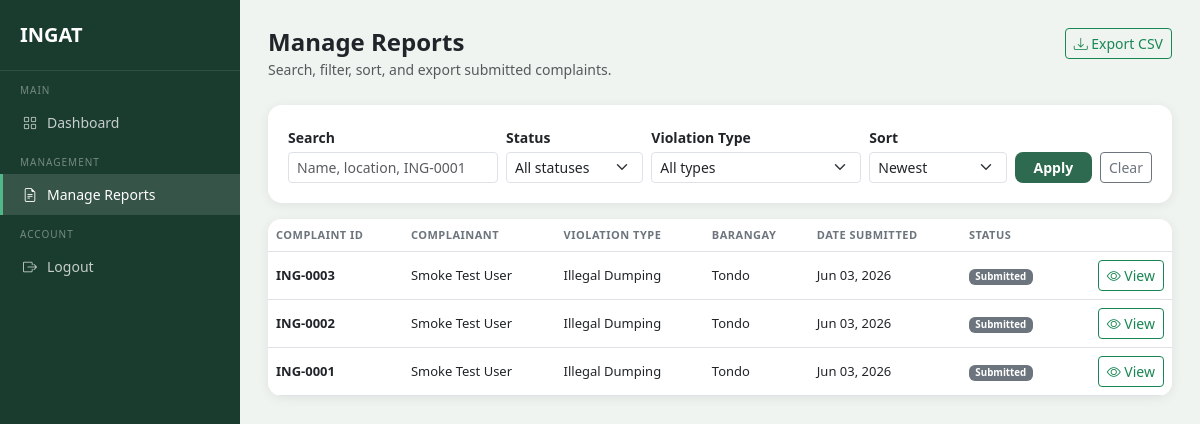
Screenshot of /admin/reports (signed in) with the database file from the repository.
### models.py (models this page shows, shortened)
class Complaint(db.Model):
    __tablename__ = 'complaints'
    id = db.Column(db.Integer, primary_key=True)
    user_id = db.Column(db.Integer, db.ForeignKey('users.id'), nullable=False)
    agency_id = db.Column(db.Integer, db.ForeignKey('agencies.id'), nullable=True)
    violation_type = db.Column(db.String(100), nullable=False)
    street_address = db.Column(db.String(255), nullable=False)
    barangay = db.Column(db.String(100), nullable=False)
    municipality = db.Column(db.String(100), nullable=False)
    date_incident = db.Column(db.Date, nullable=False)
    description = db.Column(db.Text, nullable=False)
    photo_path = db.Column(db.String(255), nullable=True)
    generated_letter = db.Column(db.Text, nullable=True)
    letter_generated = db.Column(db.Boolean, default=False)
    status = db.Column(db.String(50), default='Submitted')
    created_at = db.Column(db.DateTime, default=datetime.utcnow)
    status_history = db.relationship('StatusHistory', backref='complaint', lazy=True)

class User(db.Model, UserMixin):
    __tablename__ = 'users'
    id = db.Column(db.Integer, primary_key=True)
    full_name = db.Column(db.String(100), nullable=False)
    email = db.Column(db.String(120), unique=True, nullable=False)
    contact_number = db.Column(db.String(11), nullable=False)
    barangay = db.Column(db.String(100), nullable=False)
    municipality = db.Column(db.String(100), nullable=False)
    password_hash = db.Column(db.String(256), nullable=False)
    status = db.Column(db.String(20), default='active')
    email_notif = db.Column(db.Boolean, default=True)
    inapp_notif = db.Column(db.Boolean, default=True)
    created_at = db.Column(db.DateTime, default=datetime.utcnow)
    complaints = db.relationship('Complaint', backref='complainant', lazy=True)
    email_verifications = db.relationship('EmailVerification', backref='user', lazy=True)

### routes/admin_routes.py (the view)
@admin_bp.route('/reports')
@admin_required
def manage_reports():
    complaints = _filtered_complaints_query().all()
    return render_template(
        'admin/manage_reports.html',
        complaints=complaints,
        search=request.args.get('q', '').strip(),
        status_filter=request.args.get('status', '').strip(),
        violation_filter=request.args.get('violation_type', '').strip(),
        sort=request.args.get('sort', 'newest').strip(),
        statuses=STATUS_OPTIONS,
        violation_types=VIOLATION_TYPES,
    )

### routes/admin_routes.py (called while the page is built, shortened)
def _filtered_complaints_query():
    from models import Complaint, User
    search = request.args.get('q', '').strip()
    status_filter = request.args.get('status', '').strip()
    violation_filter = request.args.get('violation_type', '').strip()
    sort = request.args.get('sort', 'newest').strip()
    query = Complaint.query.join(User, Complaint.user_id == User.id)
    if status_filter:
        query = query.filter(Complaint.status == status_filter)
    if violation_filter:
        query = query.filter(Complaint.violation_type == violation_filter)
    if sort == 'oldest':
        query = query.order_by(Complaint.created_at.asc())
    elif sort == 'status':
        query = query.order_by(Complaint.status.asc(), Complaint.created_at.desc())
    else:
        query = query.order_by(Complaint.created_at.desc())
    return query

### routes/auth.py (called while the page is built)
def admin_required(fn):
    @login_required
    @wraps(fn)
    def wrapper(*args, **kwargs):
        from models import AdminUser
        if not isinstance(current_user, AdminUser):
            flash('Please log in as admin.', 'danger')
            return redirect(url_for('admin.admin_login'))
        return fn(*args, **kwargs)
    return wrapper

### templates/admin/manage_reports.html (shortened to what this page needs)
<!DOCTYPE html>
<html lang="en">
<head>
    <link href="https://cdn.jsdelivr.net/npm/bootstrap@5.3.0/dist/css/bootstrap.min.css" rel="stylesheet">
    <link href="https://cdn.jsdelivr.net/npm/bootstrap-icons@1.10.5/font/bootstrap-icons.css" rel="stylesheet">
</head>
<body>
<div class="sidebar">
    <a href="{{ url_for('admin.dashboard') }}" class="sidebar-brand">INGAT</a>
    <div class="sidebar-label">Main</div>
    <a href="{{ url_for('admin.dashboard') }}" class="sidebar-item">
        <i class="bi bi-grid"></i> Dashboard
    </a>
    <div class="sidebar-label">Management</div>
    <a href="{{ url_for('admin.manage_reports') }}" class="sidebar-item active">
        <i class="bi bi-file-earmark-text"></i> Manage Reports
    </a>
    <div class="sidebar-label">Account</div>
    <a href="{{ url_for('admin.logout') }}" class="sidebar-item">
        <i class="bi bi-box-arrow-right"></i> Logout
    </a>
</div>
<div class="main-content">
    <div class="d-flex justify-content-between align-items-start mb-4">
        <div>
            <h4 class="fw-bold mb-0">Manage Reports</h4>
            <small class="text-muted">Search, filter, sort, and export submitted complaints.</small>
        </div>
        <a href="{{ url_for('admin.export_reports_csv', q=search, status=status_filter, violation_type=violation_filter, sort=sort) }}"
           class="btn btn-outline-success btn-sm">
            <i class="bi bi-download"></i> Export CSV
        </a>
    </div>
    <div class="section-card mb-3">
        <form method="GET" action="{{ url_for('admin.manage_reports') }}" class="row g-2 align-items-end">
            <div class="col-md-3">
                <label class="form-label small fw-semibold mb-1">Search</label>
                <input type="text" name="q" class="form-control form-control-sm" value="{{ search }}"
                       placeholder="Name, location, ING-0001">
            </div>
            <div class="col-md-2">
                <label class="form-label small fw-semibold mb-1">Status</label>
                <select name="status" class="form-select form-select-sm">
                    <option value="">All statuses</option>
                </select>
            </div>
            <div class="col-md-3">
                <label class="form-label small fw-semibold mb-1">Violation Type</label>
                <select name="violation_type" class="form-select form-select-sm">
                    <option value="">All types</option>
                </select>
            </div>
            <div class="col-md-2">
                <label class="form-label small fw-semibold mb-1">Sort</label>
                <select name="sort" class="form-select form-select-sm">
                    <option value="newest" {% if sort == 'newest' %}selected{% endif %}>Newest</option>
                </select>
            </div>
            <div class="col-md-2 d-flex gap-2">
                <button type="submit" class="btn btn-ingat btn-sm flex-grow-1">Apply</button>
                <a href="{{ url_for('admin.manage_reports') }}" class="btn btn-outline-secondary btn-sm">Clear</a>
            </div>
        </form>
    </div>
    <div class="section-card p-0 overflow-hidden">
        {% if complaints %}
        <div class="table-responsive">
            <table class="table table-hover mb-0 align-middle">
                <thead class="bg-light">
                    <tr>
                        <th>Complaint ID</th>
                        <th>Complainant</th>
                        <th>Violation Type</th>
                        <th>Barangay</th>
                        <th>Date Submitted</th>
                        <th>Status</th>
                        <th></th>
                    </tr>
                </thead>
                <tbody>
                    {% for c in complaints %}
                    <tr>
                        <td class="fw-semibold">ING-{{ '%04d' % c.id }}</td>
                        <td>{{ c.complainant.full_name }}</td>
                        <td>{{ c.violation_type }}</td>
                        <td>{{ c.barangay }}</td>
                        <td>{{ c.created_at.strftime('%b %d, %Y') }}</td>
                        <td>
                            {% if c.status == 'Submitted' %}
                                <span class="badge badge-submitted">Submitted</span>
                            {% elif c.status == 'Under Review' %}
                                <span class="badge badge-review">Under Review</span>
                            {% elif c.status == 'Forwarded to Agency' %}
                                <span class="badge badge-forwarded">Forwarded</span>
                            {% elif c.status == 'Resolved' %}
                                <span class="badge badge-resolved">Resolved</span>
                            {% else %}
                                <span class="badge bg-secondary">{{ c.status }}</span>
                            {% endif %}
                        </td>
                        <td class="text-end">
                            <a href="{{ url_for('admin.report_detail', complaint_id=c.id) }}"
                               class="btn btn-sm btn-outline-success">
                                <i class="bi bi-eye"></i> View
                            </a>
                        </td>
                    </tr>
                    {% endfor %}
                </tbody>
            </table>
        </div>
        {% else %}
        <div class="text-center py-5 text-muted">
            <i class="bi bi-inbox" style="font-size: 34px;"></i>
            <p class="small mt-2 mb-0">No complaints match the current filters.</p>
        </div>
        {% endif %}
    </div>
</div>
</body>
</html>

### templates/admin/manage_reports.html (style rules this page uses)
body { background-color: #f0f4f0; font-family: 'Segoe UI', sans-serif; }
.sidebar { width: 240px; min-height: 100vh; background-color: #1A3C2E; position: fixed; top: 0; left: 0; padding-top: 20px; z-index: 100; }
.sidebar-brand { color: white; font-size: 20px; font-weight: 700; padding: 0 20px 20px; border-bottom: 1px solid rgba(255,255,255,.1); display: block; text-decoration: none; }
.sidebar-label { font-size: 10px; text-transform: uppercase; letter-spacing: 1px; color: rgba(255,255,255,.4); padding: 12px 20px 4px; }
.sidebar-item { display: flex; align-items: center; gap: 10px; padding: 10px 20px; color: rgba(255,255,255,.75); text-decoration: none; font-size: 14px; border-left: 3px solid transparent; }
.sidebar-item:hover, .sidebar-item.active { background: rgba(255,255,255,.12); color: white; border-left-color: #52B788; }
.main-content { margin-left: 240px; padding: 28px; }
.section-card { background: white; border-radius: 14px; padding: 20px; box-shadow: 0 2px 12px rgba(0,0,0,.07); }
.btn-ingat { background-color: #2D6A4F; color: #fff; border: none; border-radius: 8px; font-weight: 600; }
.table th { font-size: 11px; text-transform: uppercase; letter-spacing: .5px; color: #6c757d; }
.table td { font-size: 13px; vertical-align: middle; }
.badge-submitted { background: #6c757d; }

### rows the page displays
Complaint: id "0003", complainant.full_name "Smoke Test User", violation_type "Illegal Dumping", barangay "Tondo", created_at "Jun 03, 2026", status "Submitted"
Complaint: id "0002", complainant.full_name "Smoke Test User", violation_type "Illegal Dumping", barangay "Tondo", created_at "Jun 03, 2026", status "Submitted"
Complaint: id "0001", complainant.full_name "Smoke Test User", violation_type "Illegal Dumping", barangay "Tondo", created_at "Jun 03, 2026", status "Submitted"
